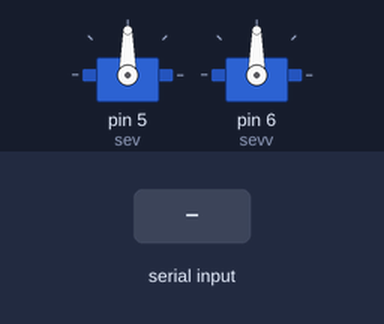
The sketch below on a simulated Arduino Uno, built with avr-gcc and run on an emulated ATmega328P. Parts: 2 × servo. Inputs (shaded band) come from the test bench.

Above: at 1.2 s.
1.3 s: "1" received over the second serial link
At 2.2 s:
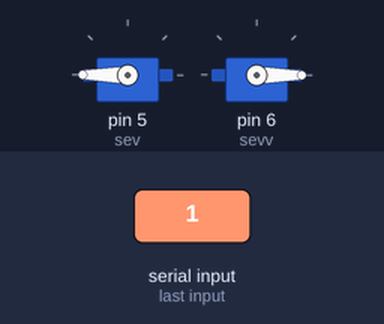
2.8 s: "2" received over the second serial link
At 3.3 s:
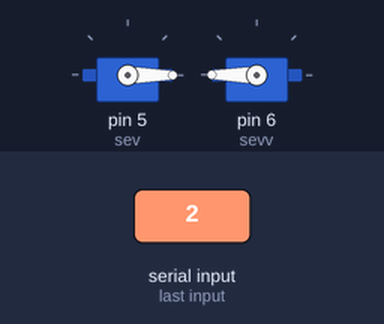
Timing chart, 0 to 5.8 s (numbered marks = the images above; inputs shaded):
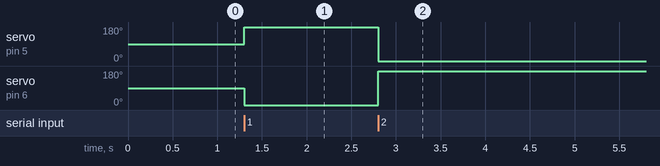

The sketch:

Mbot_S.ino
```cpp
#include <Servo.h>
#include <SoftwareSerial.h>

SoftwareSerial btSerial(2, 3);//TX , RX 순서
Servo sev;//왼쪽
Servo sevv;//오른쪽


byte buffer[1024];//데이터 수심 버퍼
int bufferPo;// buffer 저장할 위치

void setup() {
  // put your setup code here, to run once:

Serial.begin(9600);
btSerial.begin(9600);

sev.attach(5);//왼쪽발
sevv.attach(6);//오른쪽발

bufferPo = 0;//버퍼초기화

}

void loop() {
  if(btSerial.available()) { //그냥 무조건 써
  byte data = btSerial.read();
  buffer[bufferPo++] = data;

  if( data == '1' ){ //왼쪽 발
    sev.write(180);
    sevv.write(0);
   btSerial.print("[MBot-S] 좌회전!");
  }

  if( data == '2' ){ //오른쪽 발
    sevv.write(180);
    sev.write(0);
 btSerial.print("[MBot-S] 우회전!");
  }

}
}
```

Measured:
- after the input at 1.3 s, servo on pin 5 (sev): 90° → 180° at once; servo on pin 6 (sevv): 90° → 0° at once
- after the input at 2.8 s, servo on pin 5 (sev): 180° → 0° at once; servo on pin 6 (sevv): 0° → 180° at once
